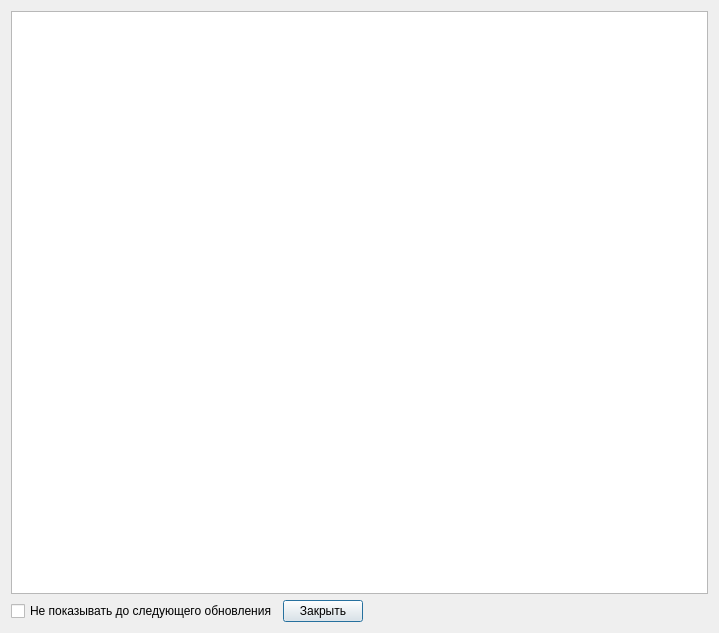
<?xml version="1.0" encoding="UTF-8"?>
<ui version="4.0">
 <class>UpdateComments</class>
 <widget class="QDialog" name="UpdateComments">
  <property name="geometry">
   <rect>
    <x>0</x>
    <y>0</y>
    <width>719</width>
    <height>633</height>
   </rect>
  </property>
  <property name="windowTitle">
   <string>Новости обновлений</string>
  </property>
  <property name="windowIcon">
   <iconset resource="../res.qrc">
    <normaloff>:/img/img/icon.png</normaloff>:/img/img/icon.png</iconset>
  </property>
  <property name="modal">
   <bool>true</bool>
  </property>
  <layout class="QVBoxLayout" name="verticalLayout">
   <item>
    <widget class="QListWidget" name="listWidget"/>
   </item>
   <item>
    <layout class="QHBoxLayout" name="horizontalLayout">
     <item>
      <widget class="QCheckBox" name="cb_dontShow">
       <property name="text">
        <string>Не показывать до следующего обновления</string>
       </property>
      </widget>
     </item>
     <item>
      <widget class="QPushButton" name="bnt_close">
       <property name="text">
        <string>Закрыть</string>
       </property>
      </widget>
     </item>
     <item>
      <spacer name="horizontalSpacer">
       <property name="orientation">
        <enum>Qt::Horizontal</enum>
       </property>
       <property name="sizeHint" stdset="0">
        <size>
         <width>40</width>
         <height>20</height>
        </size>
       </property>
      </spacer>
     </item>
    </layout>
   </item>
  </layout>
 </widget>
 <resources>
  <include location="../res.qrc"/>
 </resources>
 <connections>
  <connection>
   <sender>bnt_close</sender>
   <signal>clicked()</signal>
   <receiver>UpdateComments</receiver>
   <slot>accept()</slot>
   <hints>
    <hint type="sourcelabel">
     <x>340</x>
     <y>602</y>
    </hint>
    <hint type="destinationlabel">
     <x>420</x>
     <y>604</y>
    </hint>
   </hints>
  </connection>
 </connections>
</ui>
